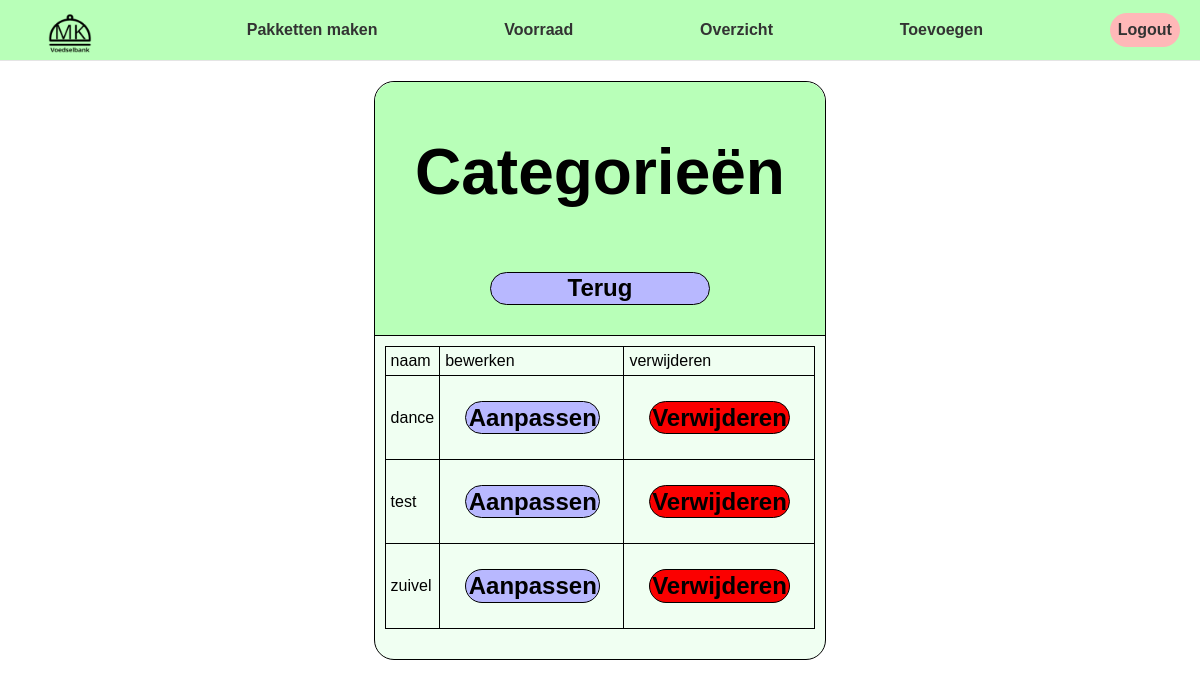
Page /catagorieën/ (signed in) on the earlier database version.
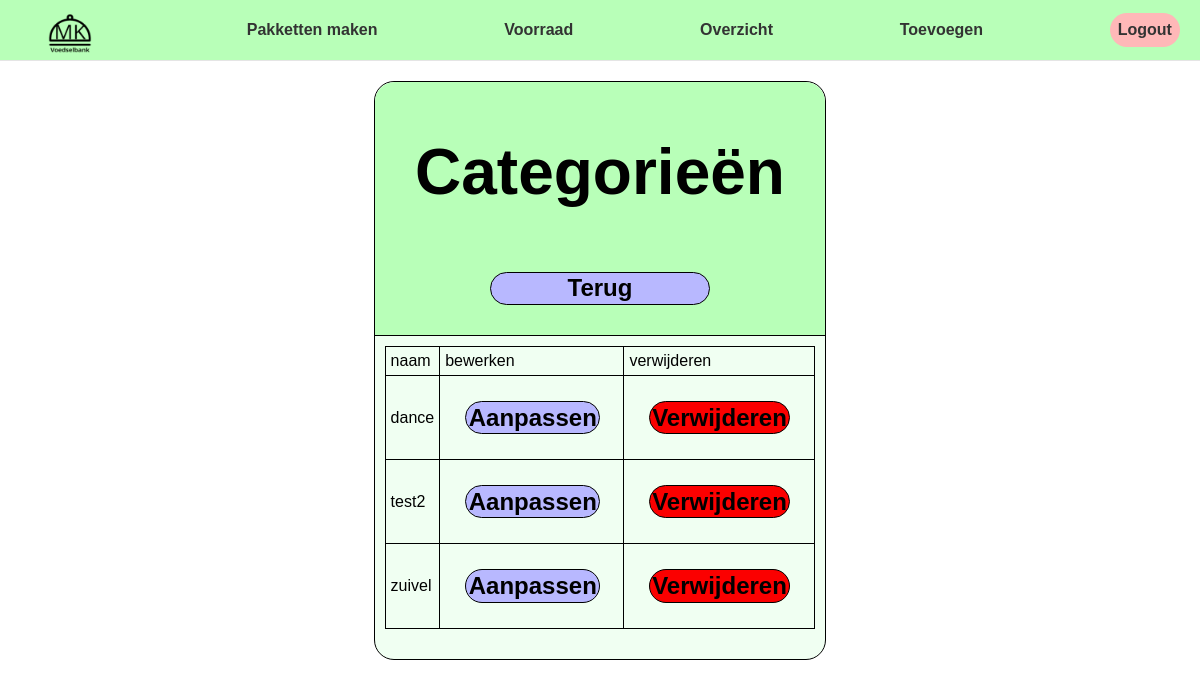
Same page on the later database version.
### magazijn/models/Categorie.py (models this page shows, shortened)
class Catagorie(models.Model):
        name = models.CharField(max_length=100)
        omschrijving = models.CharField(max_length=100)

### directie/views/catagorieën.py (called while the page is built)
@login_required(login_url='')
def catagorieën(request):
    catagorieën = Catagorie.objects.all()
    context = {'catagorieen': catagorieën}
    return render(request, 'directie/Categorieënoverzicht.html', context)

### templates/directie/Categorieënoverzicht.html (shortened to what this page needs)
{% extends "../base.html" %}
{% load static %}
{% block stylesheets %}
    <link
      type="text/css"
      rel="stylesheet"
      href="../../static/css/overzicht.css"
    />
{% endblock %}
{% block content %}
    <div class="content">
      <div class="categorie">
        <div class="topbar">
          <div class="topbar_title">
            <h1>Categorieën</h1>
          </div>
          <a class="return_btn" href="{% url 'directie-homepage' %}">Terug</a>
        </div>
        <div class="content_tab">
          <div class="table">
            <table class="table">
            <tr class="row">
              <td class="collum"><p>naam</p></td>
              <td class="collum"><p>bewerken</p></td>
              <td class="collum"><p>verwijderen</p></td>
            </tr>
            {% for categorie in catagorieen %}
                {% include "components/Catagorie-item.html" with categorie=categorie %}
            {% endfor %}
          </table>
          </div>
        </div>
      </div>
    </div>
{% endblock %}

### templates/components/Catagorie-item.html (shortened to what this page needs)
{% load static %}
<tr class="row">
    <td class="collum"><p>{{ categorie.name }}</p></td>
    <td class="collum"><a class="btn" href="{% url 'catagorie-aanpassen' id=categorie.id %}"><span>Aanpassen</span><a/></td>
    <td class="collum">
        <a class="rmvbtn" href="{% url 'verwijder-catagorie' id=categorie.id %}"><span>Verwijderen</span></a>
    </td>
</tr>

Differences in the rows shown:
changed Catagorie: name "test" → "test2"
